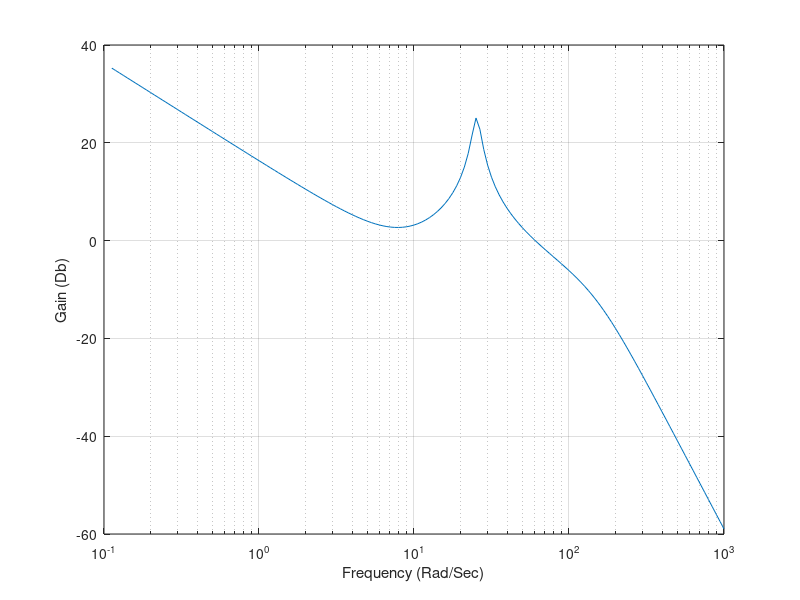
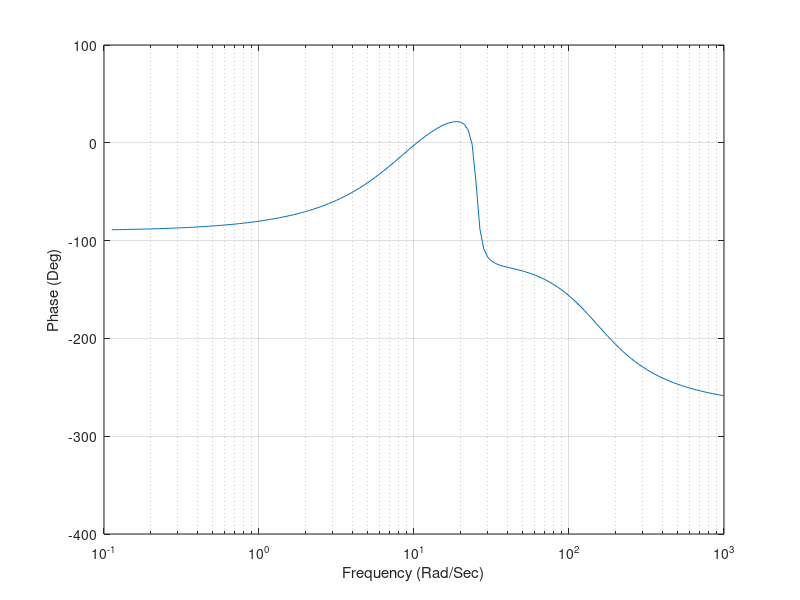

MATLAB code for these plots, in order:
clear
count=0;
FR=3.;
DIAM=1.;
XL=20.;
CTW=0.;
CRW=6.;
HW=2.;
CTT=0.;
CRT=2.;
HT=2.;
XN=4.;
XCG=10.;
XHL=19.5;
WACT=150.;
ZACT=.7;
VM=3000.;
XNCG=10.;
WCR=50.;
ZETA=.7;
TAU=.3;
ALT=0.;
A=1000.;
if ALT<=30000.
	RHO=.002378*exp(-ALT/30000.);
else
	RHO=.0034*exp(-ALT/22000.);
end
WGT=1000.;
XNLLIN=0.;
XACC=XCG;
SWING=.5*HW*(CTW+CRW);
STAIL=.5*HT*(CTT+CRT);
SREF=3.1416*DIAM*DIAM/4.;
XLP=FR*DIAM;
SPLAN=(XL-XLP)*DIAM+1.33*XLP*DIAM/2.;
XCPN=2*XLP/3;
AN=.67*XLP*DIAM;
AB=(XL-XLP)*DIAM;
XCPB=(.67*AN*XLP+AB*(XLP+.5*(XL-XLP)))/(AN+AB)	;
XCPW=XLP+XN+.7*CRW-.2*CTW;
XMACH=VM/A;
XIYY=WGT*(3*((DIAM/2)^2)+XL*XL)/(12*32.2);
TMP1=(XCG-XCPW)/DIAM;
TMP2=(XCG-XHL)/DIAM;
TMP3=(XCG-XCPB)/DIAM;
TMP4=(XCG-XCPN)/DIAM;
B=sqrt(XMACH^2-1);
Q=.5*RHO*VM*VM;
P1=WGT*XNCG/(Q*SREF);
Y1=2+8*SWING/(B*SREF)+8*STAIL/(B*SREF);
Y2=1.5*SPLAN/SREF;
Y3=8*STAIL/(B*SREF);
Y4=2*TMP4+8*SWING*TMP1/(B*SREF)+8*STAIL*TMP2/(B*SREF);
Y5=1.5*SPLAN*TMP3/SREF;
Y6=8*STAIL*TMP2/(B*SREF);
P2=Y2-Y3*Y5/Y6;
P3=Y1-Y3*Y4/Y6;
ALFTR=(-P3+sqrt(P3*P3+4.*P2*P1))/(2.*P2);
DELTR=-Y4*ALFTR/Y6-Y5*ALFTR*ALFTR/Y6;
CNA=2+1.5*SPLAN*ALFTR/SREF+8*SWING/(B*SREF)+8*STAIL/(B*SREF);
CND=8*STAIL/(B*SREF);
CMAP=2*TMP4+1.5*SPLAN*ALFTR*TMP3/SREF+8*SWING*TMP1/(B*SREF);
CMA=CMAP+8*STAIL*TMP2/(B*SREF);
CMD=8*STAIL*TMP2/(B*SREF);
XMA=Q*SREF*DIAM*CMA/XIYY;
XMD=Q*SREF*DIAM*CMD/XIYY;
ZA=-32.2*Q*SREF*CNA/(WGT*VM);
ZD=-32.2*Q*SREF*CND/(WGT*VM);
WZ=sqrt((XMA*ZD-ZA*XMD)/ZD);
WAF=sqrt(-XMA);
ZAF=.5*WAF*ZA/XMA;
XK1=-VM*(XMA*ZD-XMD*ZA)/(1845*XMA);
XK2=XK1;
TA=XMD/(XMA*ZD-XMD*ZA);
XK3=1845*XK1/VM;
W=(TAU*WCR*(1+2.*ZAF*WAF/WCR)-1)/(2*ZETA*TAU);
W0=W/sqrt(TAU*WCR);
Z0=.5*W0*(2*ZETA/W+TAU-WAF^2/(W0*W0*WCR));
XKC=(-W0^2/WZ^2-1.+2.*Z0*W0*TA)/(1.-2.*Z0*W0*TA+W0*W0*TA*TA);
XKA=XK3/(XK1*XKC);
XK0=-W*W/(TAU*WAF*WAF);
XK=XK0/(XK1*(1+XKC));
WI=XKC*TA*W0*W0/(1+XKC+W0^2/WZ^2);
XKR=XK/(XKA*WI);
XKDC=1.+1845./(XKA*VM);
for I=2:160
	W=10^(.025*I-1);
	XMAGTOP=-XK0*sqrt((1.-(W/W0)^2)^2+(2.*Z0*W/W0)^2);
	XMAGBOT=W*sqrt((1.-(W/WAF)^2)^2+(2.*ZAF*W/WAF)^2);
	XMAG=XMAGTOP/XMAGBOT;
	XMAGACT=1./sqrt((1.-W*W/(WACT*WACT))^2+(2.*ZACT*W/WACT)^2);
	PHASETOP=atan2(2.*Z0*W/W0,1.-(W/W0)^2);
	PHASEBOT=atan2(2.*ZAF*W/WAF,1.-(W/WAF)^2);
	PHASEACT=atan2(2.*ZACT*W/WACT,1.-W*W/(WACT*WACT));
	GAIN=20.*log10(XMAG*XMAGACT);
	PHASE=-90.+57.3*(PHASETOP-PHASEBOT-PHASEACT);
	count=count+1;
	ArrayW(count)=W;
	ArrayGAIN(count)=GAIN;
	ArrayPHASE(count)=PHASE;
end
figure
semilogx(ArrayW,ArrayGAIN),grid
xlabel('Frequency (Rad/Sec)')
ylabel('Gain (Db)')
axis([.1 1000 -60 40])
figure
semilogx(ArrayW,ArrayPHASE),grid
xlabel('Frequency (Rad/Sec)')
ylabel('Phase (Deg)')
axis([.1 1000 -400 100])
clc
output=[ArrayW',ArrayGAIN',ArrayPHASE'];
save datfil.txt output -ascii
disp 'simulation finished'
